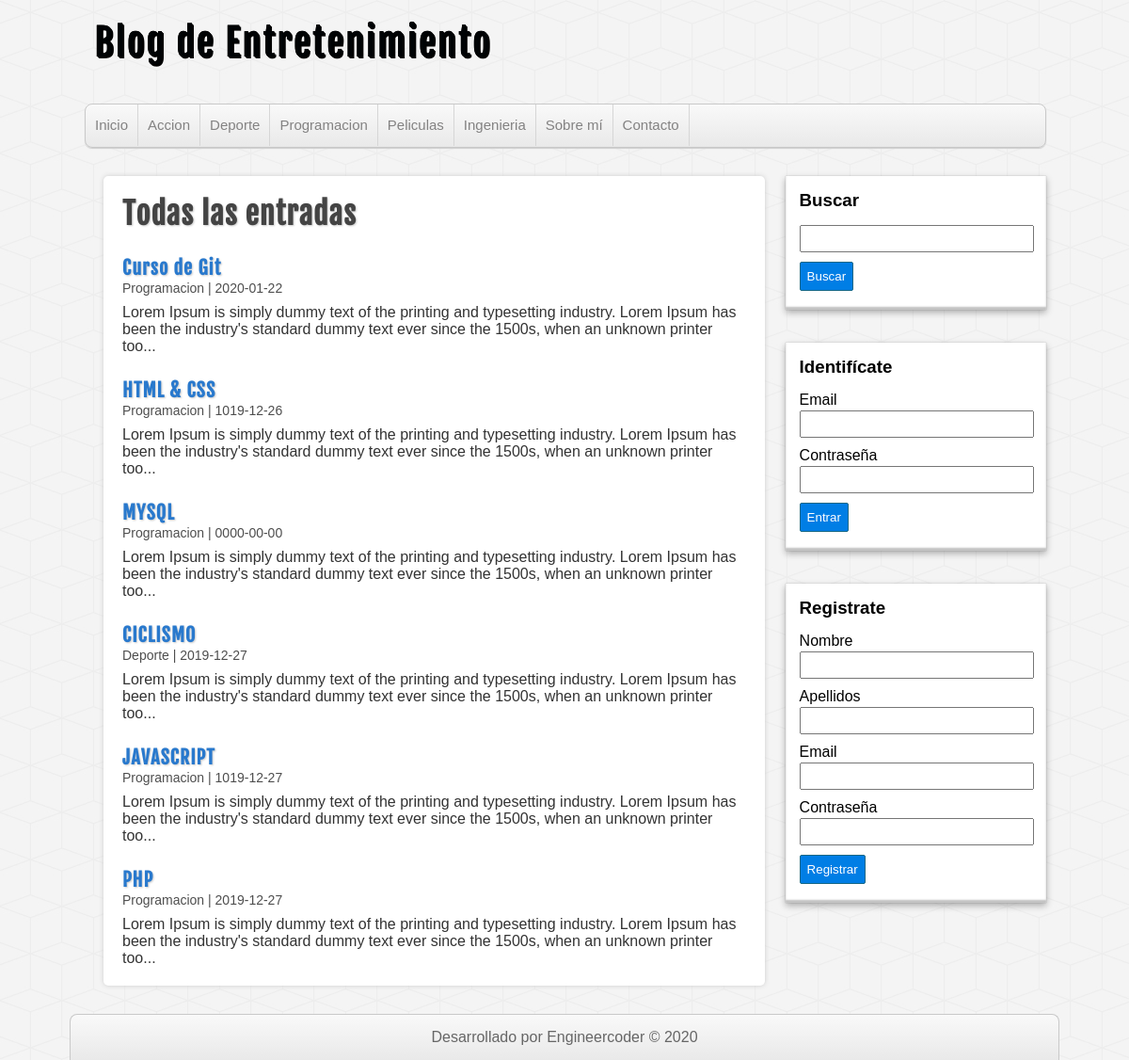
Screenshot of /entradas.php with the database file from the repository.
### tables this page shows
CREATE TABLE `categorias` (
  `id` int(255) NOT NULL AUTO_INCREMENT,
  `nombre` varchar(100) DEFAULT NULL,
  PRIMARY KEY (`id`)
);

CREATE TABLE `entradas` (
  `id` int(255) NOT NULL AUTO_INCREMENT,
  `usuario_id` int(255) NOT NULL,
  `categoria_id` int(255) NOT NULL,
  `titulo` varchar(255) NOT NULL,
  `descripcion` mediumtext DEFAULT NULL,
  `fecha` date NOT NULL,
  PRIMARY KEY (`id`),
  KEY `fk_entrada_usuario` (`usuario_id`),
  KEY `fk_entrada_categoria` (`categoria_id`),
  CONSTRAINT `fk_entrada_categoria` FOREIGN KEY (`categoria_id`) REFERENCES `categorias` (`id`),
  CONSTRAINT `fk_entrada_usuario` FOREIGN KEY (`usuario_id`) REFERENCES `usuarios` (`id`)
);

### includes/helpers.php (called while the page is built, shortened)
<?php
function conseguirCategorias($conexion){
    $sql = "SELECT * FROM categorias ORDER BY id ASC";
    $categorias = mysqli_query($conexion, $sql);
    $resultado = array();
    if($categorias && mysqli_num_rows($categorias) >= 1){
        $resultado = $categorias;
    }
    return $resultado;
}
function conseguirEntradas($conexion, $limit = null, $categoria = null, $busqueda = null){
    $sql = "SELECT e.*, c.nombre AS 'categoria' FROM entradas AS e
    INNER JOIN categorias AS c ON e.categoria_id = c.id ";
    $sql .= "ORDER BY e.id DESC ";
    $entradas = mysqli_query($conexion, $sql);
    $resultado = array();
    if($entradas && mysqli_num_rows($entradas) >= 1){
        $resultado = $entradas;
    }
    return $resultado;
}
?>

### entradas.php (the view)
<?php require_once 'includes/cabecera.php'; ?>
<?php require_once 'includes/lateral.php'; ?>
<div id="principal">
    <h1>Todas las entradas</h1>
    <?php
        $entradas = conseguirEntradas($db);
        if(!empty($entradas)):
            while ($entrada = mysqli_fetch_assoc($entradas)) :
    ?>
        <article class="entrada">
            <a href="entrada.php?id=<?=$entrada['id']?>">
                <h2><?=$entrada['titulo']; ?></h2>
                <span class="fecha"><?=$entrada['categoria'].' | '.$entrada['fecha']; ?></span>
                <p><?=substr($entrada['descripcion'], 0, 180). "..."?></p>
            </a>
        </article>
    <?php
            endwhile;
        endif;
    ?>
</div>
<?php require_once 'includes/footer.php'; ?>

### includes/cabecera.php (shortened to what this page needs)
<?php require_once 'conexion.php'; ?>
<?php require_once 'includes/helpers.php'; ?>
<!DOCTYPE html>
<html lang="es">
<head>
    <link rel="stylesheet" href="assets/css/style.css">
</head>
<body>
    <header id="cabecera">
        <div id="logo">
            <a href="index.php">
                Blog de Entretenimiento
            </a>
        </div>
        <nav id="menu">
            <ul>
                <li>
                    <a href="index.php">Inicio</a>
                </li>
                <?php
                    $categorias = conseguirCategorias($db);
                    if(!empty($categorias)) :
                         while ($categoria = mysqli_fetch_assoc($categorias)) :
                ?>
                            <li>
                                <a href="categoria.php?id=<?=$categoria['id']; ?>"><?=$categoria['nombre']; ?></a>
                            </li>
                <?php
                    endwhile;
                    endif;
                ?>
                <li>
                    <a href="index.php">Sobre mí</a>
                </li>
                <li>
                    <a href="index.php">Contacto</a>
                </li>
            </ul>
        </nav>
    </header>
    <div id="contenedor">

### assets/css/style.css (style rules this page uses)
* { margin: 0px; padding: 0px; font-family: sans-serif, Helvetica, Arial; text-decoration: none; }
body { background: url(../img/cubes.png) #F4F4F4; }
.fecha { color: #4e4e4e; margin-top:5px; font-size: 14px; }
#cabecera { width: 85%; height: auto; background: transparent; margin: 0px auto; }
#logo { float:left; width: 540px; height: 110px; }
#logo a { font-family: "fajala", Helvetica; font-size: 40px; letter-spacing: 2px; color: rgb(0, 3, 5); text-shadow: 0px 0px 0px black, 1px 1px 0px black, 2px 2px 0px black; transition: all 500ms; line-height: 90px; margin-left: 10px; }
#menu { clear: both; width: 100%; height: 45px; background: linear-gradient(to bottom, #f9f9f9 0px, #e9e9e9 100%); border: 1px solid #C9C9C9; border-radius: 8px; box-shadow: 0px 1px 1px #ccc; overflow: hidden; }
#menu ul { list-style: none; }
#menu ul li { float: left; line-height: 44px; border-right: 1px solid #D6D6D6; }
#menu ul li a { display: block; padding-left: 10px; padding-right: 10px; font-size: 15px; color: #838282; }
#contenedor { width: 85%; height: auto; margin: 0px auto; margin-top: 30px; margin-bottom: 30px; }
#principal { float: left; width: 65%; min-height: 572px; background:white; border-radius: 5px; box-shadow: 0px 0px 5px #ccc; margin-left: 20px; padding: 20px; overflow: hidden; }
#principal a { color: #333; }
#principal h1 { font-size: 32px; color: #444; letter-spacing: 1px; text-shadow: 1px 1px 2px #ccc; font-family: "fajala"; }
#principal h2 { font-size: 20px; color: #2979CD; text-shadow: 1px 1px 2px #ccc; letter-spacing: 1px; font-family: "fajala"; margin-top: 25px; }
#principal p { margin-top: 8px; }

### rows the page displays
categorias: nombre "Accion"
categorias: nombre "Deporte"
categorias: nombre "Programacion"
categorias: nombre "Peliculas"
categorias: nombre "Ingenieria"
entradas: titulo "Curso de Git", categoria.nombre "Programacion", fecha "2020-01-22", descripcion "Lorem Ipsum is simply dummy text of the printing and typesetting industry. Lorem Ipsum has been the industry's standard dummy text ever since the 1500s, when an unknown printer too"
entradas: titulo "HTML & CSS", categoria.nombre "Programacion", fecha "1019-12-26", descripcion "Lorem Ipsum is simply dummy text of the printing and typesetting industry. Lorem Ipsum has been the industry's standard dummy text ever since the 1500s, when an unknown printer too"
entradas: titulo "MYSQL", categoria.nombre "Programacion", fecha "0000-00-00", descripcion "Lorem Ipsum is simply dummy text of the printing and typesetting industry. Lorem Ipsum has been the industry's standard dummy text ever since the 1500s, when an unknown printer too"
entradas: titulo "CICLISMO", categoria.nombre "Deporte", fecha "2019-12-27", descripcion "Lorem Ipsum is simply dummy text of the printing and typesetting industry. Lorem Ipsum has been the industry's standard dummy text ever since the 1500s, when an unknown printer too"
entradas: titulo "JAVASCRIPT", categoria.nombre "Programacion", fecha "1019-12-27", descripcion "Lorem Ipsum is simply dummy text of the printing and typesetting industry. Lorem Ipsum has been the industry's standard dummy text ever since the 1500s, when an unknown printer too"
entradas: titulo "PHP", categoria.nombre "Programacion", fecha "2019-12-27", descripcion "Lorem Ipsum is simply dummy text of the printing and typesetting industry. Lorem Ipsum has been the industry's standard dummy text ever since the 1500s, when an unknown printer too"
